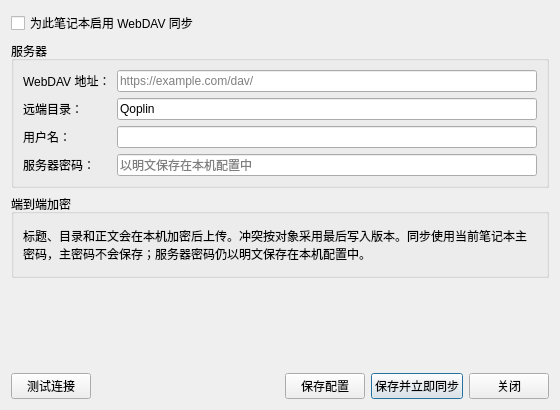
<?xml version="1.0" encoding="UTF-8"?>
<ui version="4.0">
 <class>SyncDialog</class>
 <widget class="QDialog" name="SyncDialog">
  <property name="windowTitle"><string>WebDAV 同步</string></property>
  <property name="minimumSize"><size><width>560</width><height>410</height></size></property>
  <layout class="QVBoxLayout" name="verticalLayout">
   <item><widget class="QCheckBox" name="enabledCheck"><property name="text"><string>为此笔记本启用 WebDAV 同步</string></property></widget></item>
   <item>
    <widget class="QGroupBox" name="serverGroup"><property name="title"><string>服务器</string></property>
     <layout class="QFormLayout" name="serverForm">
      <property name="fieldGrowthPolicy"><enum>QFormLayout::AllNonFixedFieldsGrow</enum></property>
      <item row="0" column="0"><widget class="QLabel" name="endpointLabel"><property name="text"><string>WebDAV 地址：</string></property></widget></item>
      <item row="0" column="1"><widget class="QLineEdit" name="endpointEdit"><property name="placeholderText"><string>https://example.com/dav/</string></property></widget></item>
      <item row="1" column="0"><widget class="QLabel" name="remotePathLabel"><property name="text"><string>远端目录：</string></property></widget></item>
      <item row="1" column="1"><widget class="QLineEdit" name="remotePathEdit"><property name="text"><string>Qoplin</string></property></widget></item>
      <item row="2" column="0"><widget class="QLabel" name="userLabel"><property name="text"><string>用户名：</string></property></widget></item>
      <item row="2" column="1"><widget class="QLineEdit" name="userEdit"/></item>
      <item row="3" column="0"><widget class="QLabel" name="passwordLabel"><property name="text"><string>服务器密码：</string></property></widget></item>
      <item row="3" column="1"><widget class="QLineEdit" name="passwordEdit"><property name="echoMode"><enum>QLineEdit::Password</enum></property><property name="placeholderText"><string>以明文保存在本机配置中</string></property></widget></item>
     </layout>
    </widget>
   </item>
   <item>
    <widget class="QGroupBox" name="encryptionGroup"><property name="title"><string>端到端加密</string></property>
     <layout class="QVBoxLayout" name="encryptionLayout">
      <item><widget class="QLabel" name="securityLabel"><property name="text"><string>标题、目录和正文会在本机加密后上传。冲突按对象采用最后写入版本。同步使用当前笔记本主密码，主密码不会保存；服务器密码仍以明文保存在本机配置中。</string></property><property name="wordWrap"><bool>true</bool></property></widget></item>
     </layout>
    </widget>
   </item>
   <item><widget class="QLabel" name="messageLabel"><property name="wordWrap"><bool>true</bool></property></widget></item>
   <item>
    <layout class="QHBoxLayout" name="actionsLayout">
     <item><widget class="QPushButton" name="testButton"><property name="text"><string>测试连接</string></property></widget></item>
     <item><spacer name="horizontalSpacer"><property name="orientation"><enum>Qt::Horizontal</enum></property><property name="sizeHint" stdset="0"><size><width>40</width><height>20</height></size></property></spacer></item>
     <item><widget class="QPushButton" name="saveButton"><property name="text"><string>保存配置</string></property></widget></item>
     <item><widget class="QPushButton" name="syncButton"><property name="text"><string>保存并立即同步</string></property><property name="default"><bool>true</bool></property></widget></item>
     <item><widget class="QPushButton" name="closeButton"><property name="text"><string>关闭</string></property></widget></item>
    </layout>
   </item>
  </layout>
 </widget>
 <resources/>
 <connections/>
</ui>
